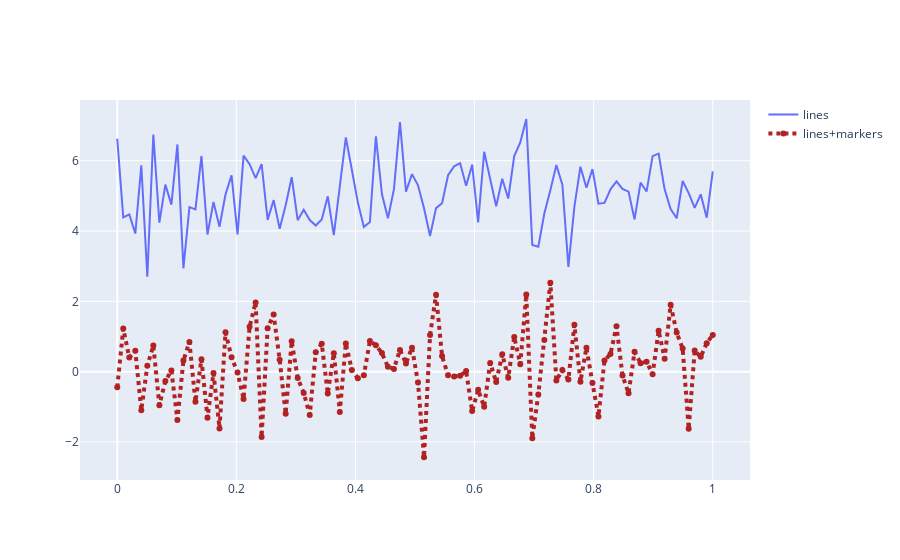

Here is the notebook cell this chart was saved with:
### Code cell
fig = go.Figure()
fig.add_trace(go.Scatter(x=random_x, y=random_y0,
                    mode='lines',
                    name='lines'))
fig.add_trace(go.Scatter(x=random_x, y=random_y1,
                    mode='lines+markers',
                    name='lines+markers',line = dict(color='firebrick', width=4, dash='dot')))
fig.show()
